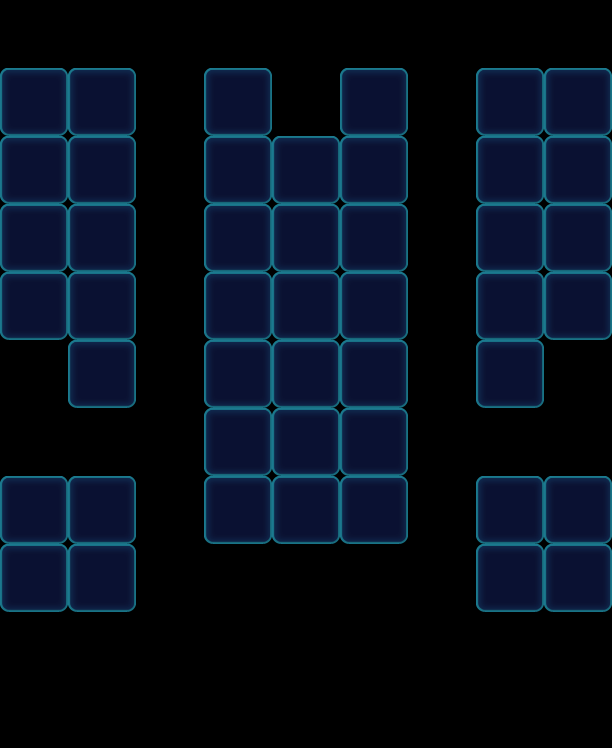

Below is a game level as drawn by its tile map, then a one-line description and the .tmx that defines it (tile-layer data replaced by summaries):
An orthogonal 9x11 tile map with 68x68 px tiles, 1 tile layer (Valid), 2 tilesets and 13 objects (8x Boss, 5x Factory_Normal).

<map version="1.0" orientation="orthogonal" width="9" height="11" tilewidth="68" tileheight="68">
 <properties>
  <property name="Connect" value="15,31,1|75,51,1" />
 </properties>
 <tileset firstgid="1" name="game_grid1" tilewidth="68" tileheight="68">
  <image source="game_grid1.png" width="68" height="68" />
 </tileset>
 <tileset firstgid="2" name="map" tilewidth="68" tileheight="68">
  <image source="map.png" width="1024" height="1024" />
 </tileset>
 <layer name="Valid" width="9" height="11">
  <data>[99 cells, 46 non-empty, 1 distinct tile ids]</data>
 </layer>
 <objectgroup name="BottomObj" width="9" height="11" />
 <objectgroup name="MiddleObj" width="9" height="11" />
 <objectgroup color="#000000" name="TopObj" width="9" height="11">
  <object name="10" type="Boss" x="476" y="476" width="68" height="68">
   <properties>
    <property name="BossName" value="ColorRight" />
    <property name="BossType" value="ColorBoss" />
    <property name="BossTypeConfig" value="Blue,Green,Yellow,Pink" />
   </properties>
  </object>
  <object name="10" type="Boss" x="68" y="476" width="68" height="68">
   <properties>
    <property name="BossName" value="ColorLeft" />
    <property name="BossType" value="ColorBoss" />
    <property name="BossTypeConfig" value="Blue,Green,Yellow,Pink" />
   </properties>
  </object>
  <object name="10" type="Factory_Normal" x="0" y="0" width="68" height="68">
   <properties>
    <property name="FactoryColorsConfig" value="Blue,Green,Yellow,Pink" />
   </properties>
  </object>
  <object name="10" type="Factory_Normal" x="68" y="0" width="68" height="68">
   <properties>
    <property name="FactoryColorsConfig" value="Blue,Green,Yellow,Pink" />
   </properties>
  </object>
  <object name="10" type="Factory_Normal" x="544" y="0" width="68" height="68">
   <properties>
    <property name="FactoryColorsConfig" value="Blue,Green,Yellow,Pink" />
   </properties>
  </object>
  <object name="10" type="Factory_Normal" x="476" y="0" width="68" height="68">
   <properties>
    <property name="FactoryColorsConfig" value="Blue,Green,Yellow,Pink" />
   </properties>
  </object>
  <object name="10" type="Boss" x="0" y="476" width="68" height="68">
   <properties>
    <property name="BossName" value="ColorLeft" />
    <property name="BossType" value="ColorBoss" />
    <property name="BossTypeConfig" value="Blue,Green,Yellow,Pink" />
   </properties>
  </object>
  <object name="10" type="Boss" x="0" y="544" width="68" height="68">
   <properties>
    <property name="BossName" value="ColorLeft" />
    <property name="BossType" value="ColorBoss" />
    <property name="BossTypeConfig" value="Blue,Green,Yellow,Pink" />
   </properties>
  </object>
  <object name="10" type="Boss" x="68" y="544" width="68" height="68">
   <properties>
    <property name="BossName" value="ColorLeft" />
    <property name="BossType" value="ColorBoss" />
    <property name="BossTypeConfig" value="Blue,Green,Yellow,Pink" />
   </properties>
  </object>
  <object name="10" type="Boss" x="544" y="476" width="68" height="68">
   <properties>
    <property name="BossName" value="ColorRight" />
    <property name="BossType" value="ColorBoss" />
    <property name="BossTypeConfig" value="Blue,Green,Yellow,Pink" />
   </properties>
  </object>
  <object name="10" type="Boss" x="476" y="544" width="68" height="68">
   <properties>
    <property name="BossName" value="ColorRight" />
    <property name="BossType" value="ColorBoss" />
    <property name="BossTypeConfig" value="Blue,Green,Yellow,Pink" />
   </properties>
  </object>
  <object name="10" type="Boss" x="544" y="544" width="68" height="68">
   <properties>
    <property name="BossName" value="ColorRight" />
    <property name="BossType" value="ColorBoss" />
    <property name="BossTypeConfig" value="Blue,Green,Yellow,Pink" />
   </properties>
  </object>
  <object name="10" type="Factory_Normal" x="272" y="68" width="68" height="68">
   <properties>
    <property name="FactoryColorsConfig" value="Blue,Green,Yellow,Pink" />
   </properties>
  </object>
 </objectgroup>
</map>
